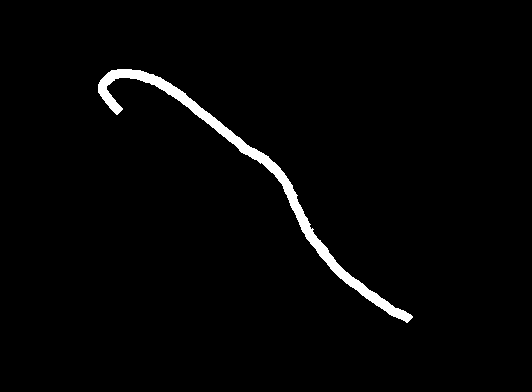
%> input picture FeaturesExtractions/test.bmp, 532 x 392 px
$ octave test.m   (GNU Octave 9; MATLAB toolbox functions it lacks are replaced by stand-ins)
%> lines starting %> are read from the running program, lines starting %| are printed output that depends on the picture; in (x1, y1, x2, y2) boxes, pixels count from 0 and x2, y2 are one past the last pixel; in counts of white or black regions, pixels touching at a corner belong together; the program's own positions count from 1
clc;    % Clear the command window.
close all;  % Close all figures (except those of imtool.)
clear;  % Erase all existing variables.
workspace;  % Make sure the workspace panel is showing.
format long g;
format compact;
fontSize = 20;


%===============================================================================


[t1] = im2bw(imread('test.bmp'));
%> t1: size 392x532 logical; 2% white; 1 white region, box (x1, y1, x2, y2) and area: (98, 69, 413, 323) 4226
[t2] = im2bw(imread('test2.png'));
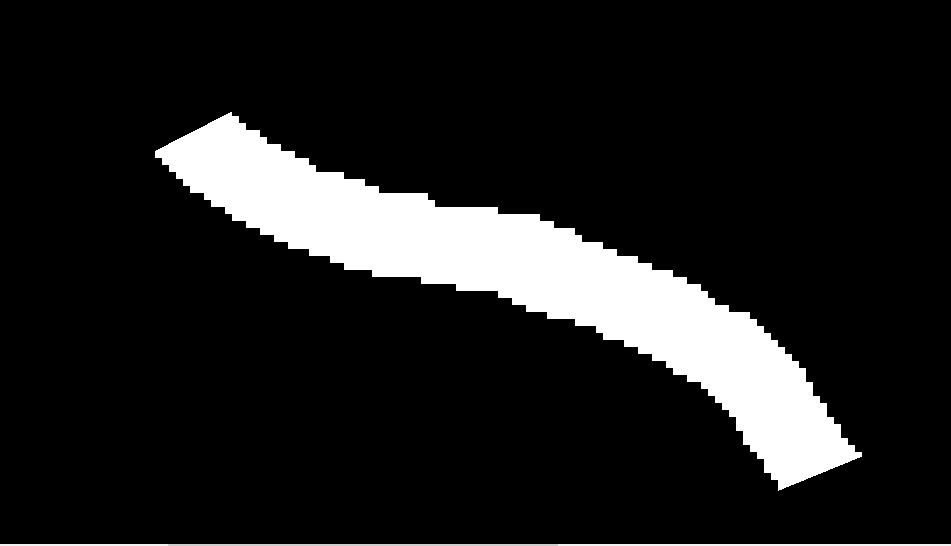
%> input picture FeaturesExtractions/test2.png, 951 x 546 px
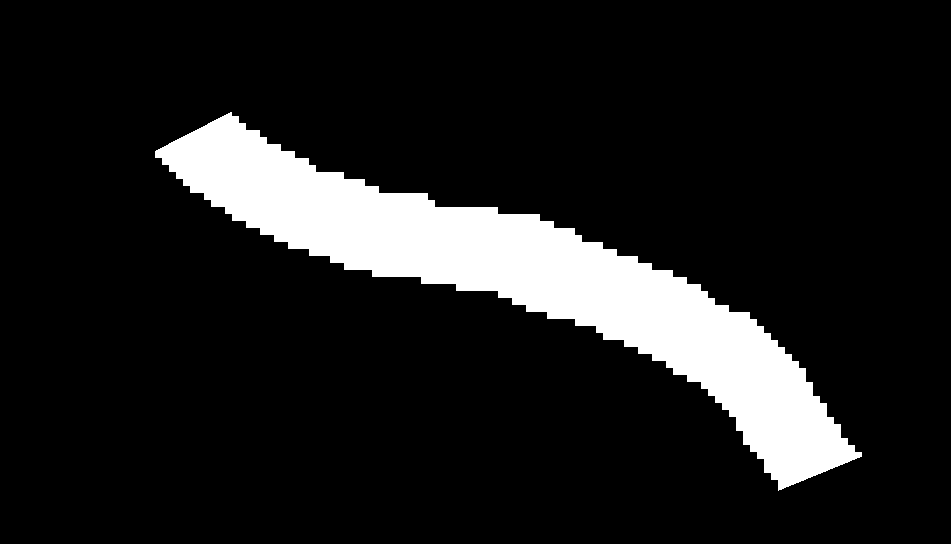
%> t2: size 546x951 logical; 12.3% white; 2 white regions, box (x1, y1, x2, y2) and area: (155, 112, 862, 491) 61959, (0, 544, 951, 546) 1902
%> (the run ends here)
